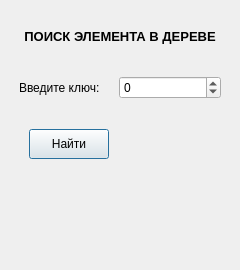
<?xml version="1.0" encoding="UTF-8"?>
<ui version="4.0">
 <class>Dialog</class>
 <widget class="QDialog" name="Dialog">
  <property name="geometry">
   <rect>
    <x>0</x>
    <y>0</y>
    <width>240</width>
    <height>270</height>
   </rect>
  </property>
  <property name="maximumSize">
   <size>
    <width>240</width>
    <height>270</height>
   </size>
  </property>
  <property name="windowTitle">
   <string>Dialog</string>
  </property>
  <layout class="QVBoxLayout" name="verticalLayout_2">
   <item>
    <layout class="QVBoxLayout" name="verticalLayout">
     <property name="spacing">
      <number>15</number>
     </property>
     <property name="leftMargin">
      <number>8</number>
     </property>
     <property name="topMargin">
      <number>0</number>
     </property>
     <property name="rightMargin">
      <number>8</number>
     </property>
     <property name="bottomMargin">
      <number>20</number>
     </property>
     <item>
      <widget class="QLabel" name="label">
       <property name="maximumSize">
        <size>
         <width>16777215</width>
         <height>50</height>
        </size>
       </property>
       <property name="font">
        <font>
         <pointsize>10</pointsize>
         <weight>75</weight>
         <bold>true</bold>
        </font>
       </property>
       <property name="text">
        <string>ПОИСК ЭЛЕМЕНТА В ДЕРЕВЕ</string>
       </property>
       <property name="alignment">
        <set>Qt::AlignCenter</set>
       </property>
      </widget>
     </item>
     <item>
      <layout class="QHBoxLayout" name="horizontalLayout">
       <item>
        <widget class="QLabel" name="label_2">
         <property name="maximumSize">
          <size>
           <width>85</width>
           <height>16777215</height>
          </size>
         </property>
         <property name="text">
          <string>Введите ключ:</string>
         </property>
        </widget>
       </item>
       <item>
        <widget class="QSpinBox" name="input_key">
         <property name="minimum">
          <number>-999999</number>
         </property>
         <property name="maximum">
          <number>999999</number>
         </property>
         <property name="singleStep">
          <number>1</number>
         </property>
        </widget>
       </item>
      </layout>
     </item>
     <item>
      <layout class="QHBoxLayout" name="horizontalLayout_2" stretch="2,9">
       <property name="leftMargin">
        <number>10</number>
       </property>
       <property name="topMargin">
        <number>15</number>
       </property>
       <property name="bottomMargin">
        <number>15</number>
       </property>
       <item>
        <widget class="QPushButton" name="btn_find">
         <property name="minimumSize">
          <size>
           <width>0</width>
           <height>30</height>
          </size>
         </property>
         <property name="maximumSize">
          <size>
           <width>140</width>
           <height>30</height>
          </size>
         </property>
         <property name="text">
          <string>Найти</string>
         </property>
        </widget>
       </item>
       <item>
        <spacer name="horizontalSpacer">
         <property name="orientation">
          <enum>Qt::Horizontal</enum>
         </property>
         <property name="sizeHint" stdset="0">
          <size>
           <width>40</width>
           <height>20</height>
          </size>
         </property>
        </spacer>
       </item>
      </layout>
     </item>
     <item>
      <widget class="QLabel" name="label_info">
       <property name="maximumSize">
        <size>
         <width>300</width>
         <height>50</height>
        </size>
       </property>
       <property name="text">
        <string/>
       </property>
       <property name="alignment">
        <set>Qt::AlignHCenter|Qt::AlignTop</set>
       </property>
      </widget>
     </item>
    </layout>
   </item>
  </layout>
 </widget>
 <resources/>
 <connections/>
</ui>
